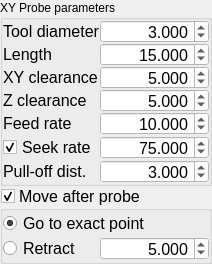
            <widget class="QWidget" name="qwParams" native="true">
             <property name="sizePolicy">
              <sizepolicy hsizetype="Preferred" vsizetype="Fixed">
               <horstretch>0</horstretch>
               <verstretch>0</verstretch>
              </sizepolicy>
             </property>
             <layout class="QVBoxLayout" name="verticalLayout_8">
              <property name="spacing">
               <number>0</number>
              </property>
              <property name="leftMargin">
               <number>0</number>
              </property>
              <property name="topMargin">
               <number>0</number>
              </property>
              <property name="rightMargin">
               <number>0</number>
              </property>
              <property name="bottomMargin">
               <number>0</number>
              </property>
              <item>
               <widget class="QGroupBox" name="qwParamsXYin">
                <property name="sizePolicy">
                 <sizepolicy hsizetype="Preferred" vsizetype="Fixed">
                  <horstretch>0</horstretch>
                  <verstretch>0</verstretch>
                 </sizepolicy>
                </property>
                <property name="title">
                 <string>XY Probe parameters</string>
                </property>
                <layout class="QGridLayout" name="gridLayout_6">
                 <property name="leftMargin">
                  <number>0</number>
                 </property>
                 <property name="topMargin">
                  <number>0</number>
                 </property>
                 <property name="rightMargin">
                  <number>0</number>
                 </property>
                 <property name="bottomMargin">
                  <number>0</number>
                 </property>
                 <property name="spacing">
                  <number>0</number>
                 </property>
                 <item row="3" column="1">
                  <widget class="QDoubleSpinBox" name="dsbClearanceZ">
                   <property name="maximumSize">
                    <size>
                     <width>16777215</width>
                     <height>23</height>
                    </size>
                   </property>
                   <property name="font">
                    <font>
                     <pointsize>12</pointsize>
                    </font>
                   </property>
                   <property name="toolTip">
                    <string>Z distance to the destination point that the probe will move towards, starting from the current location.</string>
                   </property>
                   <property name="styleSheet">
                    <string notr="true">background: palette(Base)</string>
                   </property>
                   <property name="alignment">
                    <set>Qt::AlignRight|Qt::AlignTrailing|Qt::AlignVCenter</set>
                   </property>
                   <property name="decimals">
                    <number>3</number>
                   </property>
                   <property name="minimum">
                    <double>-10000.000000000000000</double>
                   </property>
                   <property name="maximum">
                    <double>10000.000000000000000</double>
                   </property>
                   <property name="singleStep">
                    <double>0.100000000000000</double>
                   </property>
                   <property name="value">
                    <double>5.000000000000000</double>
                   </property>
                  </widget>
                 </item>
                 <item row="2" column="1">
                  <widget class="QDoubleSpinBox" name="dsbClearanceXY">
                   <property name="maximumSize">
                    <size>
                     <width>16777215</width>
                     <height>23</height>
                    </size>
                   </property>
                   <property name="font">
                    <font>
                     <pointsize>12</pointsize>
                    </font>
                   </property>
                   <property name="toolTip">
                    <string>Z distance to the destination point that the probe will move towards, starting from the current location.</string>
                   </property>
                   <property name="styleSheet">
                    <string notr="true">background: palette(Base)</string>
                   </property>
                   <property name="alignment">
                    <set>Qt::AlignRight|Qt::AlignTrailing|Qt::AlignVCenter</set>
                   </property>
                   <property name="decimals">
                    <number>3</number>
                   </property>
                   <property name="minimum">
                    <double>-10000.000000000000000</double>
                   </property>
                   <property name="maximum">
                    <double>10000.000000000000000</double>
                   </property>
                   <property name="singleStep">
                    <double>0.100000000000000</double>
                   </property>
                   <property name="value">
                    <double>5.000000000000000</double>
                   </property>
                  </widget>
                 </item>
                 <item row="6" column="1">
                  <widget class="QDoubleSpinBox" name="dsbPullOffXY">
                   <property name="maximumSize">
                    <size>
                     <width>16777215</width>
                     <height>23</height>
                    </size>
                   </property>
                   <property name="font">
                    <font>
                     <pointsize>12</pointsize>
                    </font>
                   </property>
                   <property name="toolTip">
                    <string>Retract distance after triggering probe to disengage it. Probing will fail if switch isn't cleared.</string>
                   </property>
                   <property name="styleSheet">
                    <string notr="true">background: palette(Base)</string>
                   </property>
                   <property name="alignment">
                    <set>Qt::AlignRight|Qt::AlignTrailing|Qt::AlignVCenter</set>
                   </property>
                   <property name="decimals">
                    <number>3</number>
                   </property>
                   <property name="minimum">
                    <double>-10000.000000000000000</double>
                   </property>
                   <property name="maximum">
                    <double>10000.000000000000000</double>
                   </property>
                   <property name="singleStep">
                    <double>0.100000000000000</double>
                   </property>
                   <property name="value">
                    <double>3.000000000000000</double>
                   </property>
                  </widget>
                 </item>
                 <item row="5" column="1">
                  <widget class="QDoubleSpinBox" name="dbsSeekRateXY">
                   <property name="maximumSize">
                    <size>
                     <width>16777215</width>
                     <height>23</height>
                    </size>
                   </property>
                   <property name="font">
                    <font>
                     <pointsize>12</pointsize>
                    </font>
                   </property>
                   <property name="toolTip">
                    <string>Seek rate to quickly probe before the slower locating phase.
Need to define non nul probe pull-off distance.</string>
                   </property>
                   <property name="styleSheet">
                    <string notr="true">background: palette(Base)</string>
                   </property>
                   <property name="alignment">
                    <set>Qt::AlignRight|Qt::AlignTrailing|Qt::AlignVCenter</set>
                   </property>
                   <property name="decimals">
                    <number>3</number>
                   </property>
                   <property name="minimum">
                    <double>-10000.000000000000000</double>
                   </property>
                   <property name="maximum">
                    <double>10000.000000000000000</double>
                   </property>
                   <property name="singleStep">
                    <double>0.100000000000000</double>
                   </property>
                   <property name="value">
                    <double>75.000000000000000</double>
                   </property>
                  </widget>
                 </item>
                 <item row="4" column="1">
                  <widget class="QDoubleSpinBox" name="dsbFeedRateXY">
                   <property name="maximumSize">
                    <size>
                     <width>16777215</width>
                     <height>23</height>
                    </size>
                   </property>
                   <property name="font">
                    <font>
                     <pointsize>12</pointsize>
                    </font>
                   </property>
                   <property name="toolTip">
                    <string>Feed rate to slowly engage probe to determine its location accurately.</string>
                   </property>
                   <property name="styleSheet">
                    <string notr="true">background: palette(Base)</string>
                   </property>
                   <property name="alignment">
                    <set>Qt::AlignRight|Qt::AlignTrailing|Qt::AlignVCenter</set>
                   </property>
                   <property name="decimals">
                    <number>3</number>
                   </property>
                   <property name="minimum">
                    <double>-10000.000000000000000</double>
                   </property>
                   <property name="maximum">
                    <double>10000.000000000000000</double>
                   </property>
                   <property name="singleStep">
                    <double>0.100000000000000</double>
                   </property>
                   <property name="value">
                    <double>10.000000000000000</double>
                   </property>
                  </widget>
                 </item>
                 <item row="1" column="0">
                  <widget class="QLabel" name="label_40">
                   <property name="sizePolicy">
                    <sizepolicy hsizetype="Preferred" vsizetype="Fixed">
                     <horstretch>0</horstretch>
                     <verstretch>0</verstretch>
                    </sizepolicy>
                   </property>
                   <property name="font">
                    <font>
                     <pointsize>12</pointsize>
                    </font>
                   </property>
                   <property name="toolTip">
                    <string>Z distance to the destination point that the probe will move towards, starting from the current location.</string>
                   </property>
                   <property name="text">
                    <string>Length</string>
                   </property>
                  </widget>
                 </item>
                 <item row="4" column="0">
                  <widget class="QLabel" name="label_29">
                   <property name="sizePolicy">
                    <sizepolicy hsizetype="Preferred" vsizetype="Fixed">
                     <horstretch>0</horstretch>
                     <verstretch>0</verstretch>
                    </sizepolicy>
                   </property>
                   <property name="font">
                    <font>
                     <pointsize>12</pointsize>
                    </font>
                   </property>
                   <property name="toolTip">
                    <string>Feed rate to slowly engage probe to determine its location accurately (unit/mn).</string>
                   </property>
                   <property name="text">
                    <string>Feed rate</string>
                   </property>
                  </widget>
                 </item>
                 <item row="2" column="0">
                  <widget class="QLabel" name="label_38">
                   <property name="sizePolicy">
                    <sizepolicy hsizetype="Preferred" vsizetype="Fixed">
                     <horstretch>0</horstretch>
                     <verstretch>0</verstretch>
                    </sizepolicy>
                   </property>
                   <property name="font">
                    <font>
                     <pointsize>12</pointsize>
                    </font>
                   </property>
                   <property name="toolTip">
                    <string>Z distance to the destination point that the probe will move towards, starting from the current location.</string>
                   </property>
                   <property name="text">
                    <string>XY clearance</string>
                   </property>
                  </widget>
                 </item>
                 <item row="1" column="1">
                  <widget class="QDoubleSpinBox" name="dsbDistanceXY">
                   <property name="maximumSize">
                    <size>
                     <width>16777215</width>
                     <height>23</height>
                    </size>
                   </property>
                   <property name="font">
                    <font>
                     <pointsize>12</pointsize>
                    </font>
                   </property>
                   <property name="toolTip">
                    <string>Z distance to the destination point that the probe will move towards, starting from the current location.</string>
                   </property>
                   <property name="styleSheet">
                    <string notr="true">background: palette(Base)</string>
                   </property>
                   <property name="alignment">
                    <set>Qt::AlignRight|Qt::AlignTrailing|Qt::AlignVCenter</set>
                   </property>
                   <property name="decimals">
                    <number>3</number>
                   </property>
                   <property name="minimum">
                    <double>-10000.000000000000000</double>
                   </property>
                   <property name="maximum">
                    <double>10000.000000000000000</double>
                   </property>
                   <property name="singleStep">
                    <double>0.100000000000000</double>
                   </property>
                   <property name="value">
                    <double>15.000000000000000</double>
                   </property>
                  </widget>
                 </item>
                 <item row="0" column="0">
                  <widget class="QLabel" name="label_28">
                   <property name="sizePolicy">
                    <sizepolicy hsizetype="Preferred" vsizetype="Fixed">
                     <horstretch>0</horstretch>
                     <verstretch>0</verstretch>
                    </sizepolicy>
                   </property>
                   <property name="font">
                    <font>
                     <pointsize>12</pointsize>
                    </font>
                   </property>
                   <property name="toolTip">
                    <string>Z distance to the destination point that the probe will move towards, starting from the current location.</string>
                   </property>
                   <property name="text">
                    <string>Tool diameter</string>
                   </property>
                  </widget>
                 </item>
                 <item row="0" column="1">
                  <widget class="QDoubleSpinBox" name="dsbToolDiameter">
                   <property name="maximumSize">
                    <size>
                     <width>16777215</width>
                     <height>23</height>
                    </size>
                   </property>
                   <property name="font">
                    <font>
                     <pointsize>12</pointsize>
                    </font>
                   </property>
                   <property name="toolTip">
                    <string>Z distance to the destination point that the probe will move towards, starting from the current location.</string>
                   </property>
                   <property name="styleSheet">
                    <string notr="true">background: palette(Base)</string>
                   </property>
                   <property name="alignment">
                    <set>Qt::AlignRight|Qt::AlignTrailing|Qt::AlignVCenter</set>
                   </property>
                   <property name="decimals">
                    <number>3</number>
                   </property>
                   <property name="minimum">
                    <double>0.000000000000000</double>
                   </property>
                   <property name="maximum">
                    <double>10000.000000000000000</double>
                   </property>
                   <property name="singleStep">
                    <double>0.100000000000000</double>
                   </property>
                   <property name="value">
                    <double>3.000000000000000</double>
                   </property>
                  </widget>
                 </item>
                 <item row="3" column="0">
                  <widget class="QLabel" name="label_39">
                   <property name="sizePolicy">
                    <sizepolicy hsizetype="Preferred" vsizetype="Fixed">
                     <horstretch>0</horstretch>
                     <verstretch>0</verstretch>
                    </sizepolicy>
                   </property>
                   <property name="font">
                    <font>
                     <pointsize>12</pointsize>
                    </font>
                   </property>
                   <property name="toolTip">
                    <string>Z distance to the destination point that the probe will move towards, starting from the current location.</string>
                   </property>
                   <property name="text">
                    <string>Z clearance</string>
                   </property>
                  </widget>
                 </item>
                 <item row="5" column="0">
                  <widget class="QCheckBox" name="chkSeekXY">
                   <property name="font">
                    <font>
                     <pointsize>12</pointsize>
                    </font>
                   </property>
                   <property name="toolTip">
                    <string>Seek rate to quickly probe before the slower locating phase.
Need to define non nul probe pull-off distance (unit/mn).</string>
                   </property>
                   <property name="text">
                    <string>Seek rate</string>
                   </property>
                   <property name="checked">
                    <bool>true</bool>
                   </property>
                  </widget>
                 </item>
                 <item row="6" column="0">
                  <widget class="QLabel" name="lblPullOffXY">
                   <property name="sizePolicy">
                    <sizepolicy hsizetype="Preferred" vsizetype="Fixed">
                     <horstretch>0</horstretch>
                     <verstretch>0</verstretch>
                    </sizepolicy>
                   </property>
                   <property name="font">
                    <font>
                     <pointsize>12</pointsize>
                    </font>
                   </property>
                   <property name="toolTip">
                    <string>Retract distance after triggering probe to disengage it. Probing will fail if switch isn't cleared.</string>
                   </property>
                   <property name="text">
                    <string>Pull-off dist.</string>
                   </property>
                  </widget>
                 </item>
                </layout>
               </widget>
              </item>
              <item>
               <widget class="QGroupBox" name="gbMoveAfterXY">
                <property name="sizePolicy">
                 <sizepolicy hsizetype="Preferred" vsizetype="Fixed">
                  <horstretch>0</horstretch>
                  <verstretch>0</verstretch>
                 </sizepolicy>
                </property>
                <property name="font">
                 <font>
                  <pointsize>12</pointsize>
                 </font>
                </property>
                <property name="title">
                 <string>Move after probe</string>
                </property>
                <property name="checkable">
                 <bool>true</bool>
                </property>
                <layout class="QGridLayout" name="gridLayout_12">
                 <property name="leftMargin">
                  <number>0</number>
                 </property>
                 <property name="topMargin">
                  <number>0</number>
                 </property>
                 <property name="rightMargin">
                  <number>0</number>
                 </property>
                 <property name="bottomMargin">
                  <number>0</number>
                 </property>
                 <property name="spacing">
                  <number>0</number>
                 </property>
                 <item row="0" column="0" colspan="2">
                  <widget class="QRadioButton" name="rbtMove2PointAfterXY">
                   <property name="font">
                    <font>
                     <pointsize>12</pointsize>
                    </font>
                   </property>
                   <property name="toolTip">
                    <string>Go to exact probe point coordinate to correct overshooting of point due to the deceleration planning.</string>
                   </property>
                   <property name="text">
                    <string>Go to exact point</string>
                   </property>
                   <property name="checked">
                    <bool>true</bool>
                   </property>
                  </widget>
                 </item>
                 <item row="1" column="0">
                  <widget class="QRadioButton" name="rbtRetractAfterXY">
                   <property name="font">
                    <font>
                     <pointsize>12</pointsize>
                    </font>
                   </property>
                   <property name="toolTip">
                    <string>Define the retract distance after probing.</string>
                   </property>
                   <property name="text">
                    <string>Retract</string>
                   </property>
                  </widget>
                 </item>
                 <item row="1" column="1">
                  <widget class="QDoubleSpinBox" name="dsbRetractXY">
                   <property name="maximumSize">
                    <size>
                     <width>16777215</width>
                     <height>23</height>
                    </size>
                   </property>
                   <property name="toolTip">
                    <string>Define the retract distance after probing.</string>
                   </property>
                   <property name="styleSheet">
                    <string notr="true">background: palette(Base)</string>
                   </property>
                   <property name="alignment">
                    <set>Qt::AlignRight|Qt::AlignTrailing|Qt::AlignVCenter</set>
                   </property>
                   <property name="decimals">
                    <number>3</number>
                   </property>
                   <property name="minimum">
                    <double>-10000.000000000000000</double>
                   </property>
                   <property name="maximum">
                    <double>10000.000000000000000</double>
                   </property>
                   <property name="singleStep">
                    <double>0.100000000000000</double>
                   </property>
                   <property name="value">
                    <double>5.000000000000000</double>
                   </property>
                  </widget>
                 </item>
                </layout>
               </widget>
              </item>
             </layout>
            </widget>
